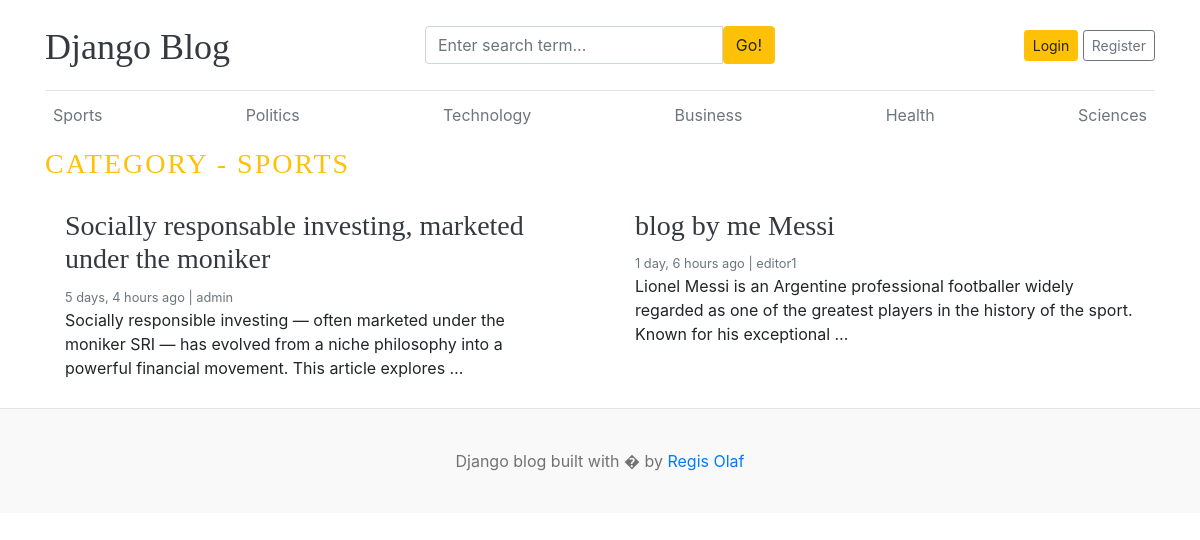
Page /category/1/ on the committed database.
### blogs/models.py (models this page shows, shortened)
class Category(models.Model):
    category_name = models.CharField(max_length=50, unique=True)
    created_at = models.DateTimeField(auto_now_add=True)
    updated_at = models.DateTimeField(auto_now=True)
    def __str__(self):
        return self.category_name
    class Meta:
        verbose_name_plural = "Categories"

class Blog(models.Model):
    title = models.CharField(max_length=100)
    slug = models.SlugField(max_length=150, unique=True, blank=True)
    category = models.ForeignKey(Category, on_delete=models.CASCADE)
    author = models.ForeignKey(User, on_delete=models.CASCADE)
    featured_image = models.ImageField(upload_to='uploads/%Y/%m/%d/')
    short_description = models.TextField(max_length=500)
    blog_body = models.TextField(max_length=2000)
    status = models.CharField(choices=STATUS_CHOICES, max_length=20, default="draft")
    is_featured = models.BooleanField(default=False)
    created_at = models.DateTimeField(auto_now_add=True)
    updated_at = models.DateTimeField(auto_now=True)

### blogs/views.py (the view)
# urls.py: path('<int:category_id>/', views.posts_by_category, name='posts_by_category'),
def posts_by_category(request, category_id):
    posts = Blog.objects.filter(status='published', category=category_id)
    category = get_object_or_404(Category, pk=category_id)
    context = {
        'posts': posts,
        'category': category,
    }
    return render(request, 'posts_by_category.html', context)

### blogs/context_processors.py (called while the page is built)
def get_categories(request):
    categories = Category.objects.all()
    return dict(categories=categories)

def get_social_links(request):
    social_links = SocialLink.objects.all()
    return dict(social_links=social_links)

### templates/posts_by_category.html
{% extends "base.html" %}
{% block content %}
    <h3 class="text-uppercase text-warning" style="letter-spacing: 2px;">Category - {{ category }}</h3>
    <div class="row mb-2">
      {% if posts %}
      {% for post in posts %}
        <div class="col-md-6">
          <div class="card border-0" >
            <div class="card-body">
              <h3><a href="{% url 'blogs' post.slug %}" class="text-dark">{{ post.title }}</a></h3>
              <small class="mb-1 text-muted">{{ post.created_at | timesince }} ago | {{ post.author }}</small>
              <p class="card-text">{{ post.short_description | truncatewords:25 }}</p>
            </div>
          </div>
        </div>
      {% endfor %}
      {% else %}
        <p>No posts available for this category.</p>
      {% endif %}
    </div>
  </div>
{% endblock %}

### templates/base.html (shortened to what this page needs)
{% load static %}
<!DOCTYPE html>
<html lang="en">
<head>
    <link href="https://getbootstrap.com/docs/4.0/dist/css/bootstrap.min.css" rel="stylesheet">
    <link href="{% static 'css/blog.css' %}" rel="stylesheet">
    <link rel="stylesheet" href="https://cdnjs.cloudflare.com/ajax/libs/font-awesome/4.7.0/css/font-awesome.min.css">
  </head>
<body>
  <div class="container">
      <header class="blog-header py-3">
        <div class="row flex-nowrap justify-content-between align-items-center">
          <div class="col-4 pt-1">
            <a class="blog-header-logo text-dark" href="/">Django Blog</a>
          </div>
          <div class="col-4">
            <form action="{% url 'search' %}" method="GET">
              <div class="input-group">
                  <input class="form-control" type="text" name="keyword" value="{{ keyword }}" placeholder="Enter search term..." aria-label="Enter search term..." aria-describedby="button-search" />
                  <button type="submit" class="btn btn-warning" id="button-search" type="button">Go!</button>
              </div>
            </form>
          </div>
          <div class="col-4 d-flex justify-content-end align-items-center">
            {% if not user.is_authenticated %}
            <a class="btn btn-sm btn-warning" href="{% url 'login' %}">Login</a> &nbsp;
            <a class="btn btn-sm btn-outline-secondary" href="{% url 'register' %}">Register</a>
            {% else %}
            <span class="mr-2"><a href="{% url 'dashboard' %}">Dashboard</a></span>
            &emsp;
            <span><a class="btn btn-sm btn-outline-secondary" href="{% url 'logout' %}">Logout</a></span>
            {% endif %}
          </div>
        </div>
      </header>
      <div class="nav-scroller py-1 mb-2">
        <nav class="nav d-flex justify-content-between">
          {% for category in categories %}
          <a class="p-2 text-muted" href="{% url 'posts_by_category' category.id %}">{{ category.category_name }}</a>
          {% endfor %}
        </nav>
      </div>
{% block content %}
{% endblock %}
  <footer class="blog-footer">
    <p>Django blog built with � by <a href="#">Regis Olaf</a></p>
  </footer>
</body>
</html>

### blog_main/static/css/blog.css (style rules this page uses)
.blog-header { border-bottom: 1px solid #e5e5e5; }
.blog-header-logo { font-family: "Playfair Display", Georgia, "Times New Roman", serif; font-size: 2.25rem; }
h1, h2, h3, h4, h5, h6 { font-family: "Playfair Display", Georgia, "Times New Roman", serif; }
.blog-footer { padding: 2.5rem 0; color: #727272; text-align: center; background-color: #f9f9f9; border-top: .05rem solid #e5e5e5; }
.blog-footer p:last-child { margin-bottom: 0; }

### rows in the picture
Category: category_name "Sports", category_name "SPORTS"
Category: category_name "Politics"
Category: category_name "Technology"
Category: category_name "Business"
Category: category_name "Health"
Category: category_name "Sciences"
Blog: title "Socially responsable investing, marketed under the moniker", created_at "5 days, 4 hours", author "admin", short_description "Socially responsible investing — often marketed under the moniker SRI — has evolved from a niche philosophy into a powerful financial movement. This article explores …"
Blog: title "blog by me Messi", created_at "1 day, 6 hours", author "editor1", short_description "Lionel Messi is an Argentine professional footballer widely regarded as one of the greatest players in the history of the sport. Known for his exceptional …"
